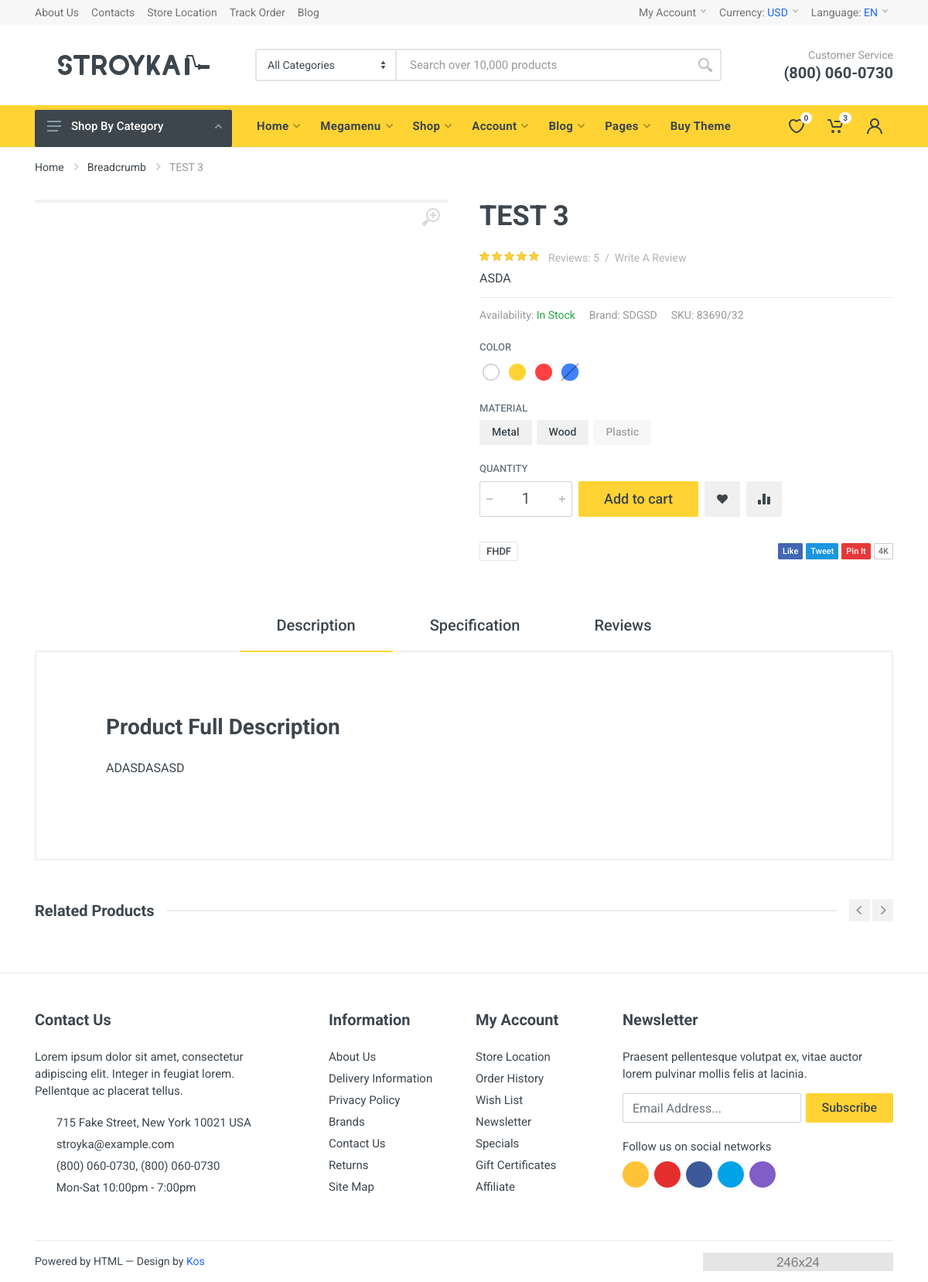
Screenshot of /product/test-3/ with the database file from the repository.
### shops/models.py (models this page shows, shortened)
class Products(models.Model):
    name = models.CharField(max_length=250, verbose_name='Имя')
    article = models.CharField( max_length=250, verbose_name='Артикль')
    slug = models.SlugField(max_length=50, unique=True, verbose_name='URL')
    description = models.TextField(verbose_name='Описание')
    available = models.BooleanField(default=True, verbose_name='Доступность')
    create = models.DateTimeField(auto_now_add=True, verbose_name='Создано')
    updated = models.DateTimeField( auto_now_add=True, verbose_name='Обновлено')
    category = models.ManyToManyField('categories', verbose_name='Категория', related_name='categories')
    tag = models.ManyToManyField('tags', verbose_name='Тэг')
    brand = models.ForeignKey('brands', on_delete=models.PROTECT, verbose_name='Брэнд', null=True)
    class Meta:
        verbose_name = "Товар"
        verbose_name_plural = "Товары"

class Brands(models.Model):
    name = models.CharField(max_length=255, verbose_name='Имя')
    slug = models.SlugField(max_length=200, db_index=True, unique=True, verbose_name='URL')
    logo = models.ImageField(upload_to='shops/brands/', verbose_name='Логотип')
    class Meta:
        verbose_name = 'Брэнд'
        verbose_name_plural = 'Брэнды'
    def __str__(self):
        return self.name

class Tags(models.Model):
    name = models.CharField(max_length=255, verbose_name='Имя')
    slug = models.SlugField(max_length=200, db_index=True, unique=True, verbose_name='URL')
    class Meta:
        verbose_name = 'Тэг'
        verbose_name_plural = 'Тэги'

### shops/views.py (the view)
# urls.py: path('product/<slug:slug>/', views.ProductDetailView.as_view(), name='product'),
class ProductDetailView(DetailView):
    model = Products
    template_name = 'shops/productdetail.html'
    context_object_name = 'product'
    slug_field = 'slug'
    def get_context_data(self, **kwargs):
        context = super().get_context_data(**kwargs)
        brand = self.object.brand
        tags = self.object.tag.all()
        selected_products = Products.objects.filter(tag__in=tags).exclude(pk=self.object.pk)
        context['brand'] = brand
        context['selected_products'] = selected_products
        context['tags'] = tags
        return context

### templates/shops/productdetail.html (shortened to what this page needs)
{% extends 'include/base.html' %}
{%load static%}
{% block content %}
<div class="site__body">
    <div class="page-header">
        <div class="page-header__container container">
            <div class="page-header__breadcrumb">
                <nav aria-label="breadcrumb">
                    <ol class="breadcrumb">
                        <li class="breadcrumb-item">
                            <a href="#">Home</a>
                            <svg class="breadcrumb-arrow" width="6px" height="9px">
                                <use xlink:href="images/sprite.svg#arrow-rounded-right-6x9"></use>
                            </svg>
                        </li>
                        <li class="breadcrumb-item">
                            <a href="">Breadcrumb</a>
                            <svg class="breadcrumb-arrow" width="6px" height="9px">
                                <use xlink:href="images/sprite.svg#arrow-rounded-right-6x9"></use>
                            </svg>
                        </li>
                        <li class="breadcrumb-item active" aria-current="page">{{product.name}}</li>
                    </ol>
                </nav>
            </div>
        </div>
    </div>
    <div class="block">
        <div class="container">
            <div class="product product--layout--standard" data-layout="standard">
                <div class="product__content">
                    <div class="product__gallery">
                        <div class="product-gallery">
                            <div class="product-gallery__featured">
                                <button class="product-gallery__zoom">
                                    <svg width="24px" height="24px">
                                        <use xlink:href="images/sprite.svg#zoom-in-24"></use>
                                    </svg>
                                </button>
                            </div>
                        </div>
                    </div>
                    <div class="product__info">
                        <h1 class="product__name">{{product.name}}</h1>
                        <div class="product__rating">
                            <div class="product__rating-stars">
                                <div class="rating">
                                    <div class="rating__body">
                                        <svg class="rating__star rating__star--active" width="13px" height="12px">
                                            <g class="rating__fill">
                                                <use xlink:href="images/sprite.svg#star-normal"></use>
                                            </g>
                                            <g class="rating__stroke">
                                                <use xlink:href="images/sprite.svg#star-normal-stroke"></use>
                                            </g>
                                        </svg>
                                        <svg class="rating__star rating__star--active" width="13px" height="12px">
                                            <g class="rating__fill">
                                                <use xlink:href="images/sprite.svg#star-normal"></use>
                                            </g>
                                            <g class="rating__stroke">
                                                <use xlink:href="images/sprite.svg#star-normal-stroke"></use>
                                            </g>
                                        </svg>
                                        <svg class="rating__star rating__star--active" width="13px" height="12px">
                                            <g class="rating__fill">
                                                <use xlink:href="images/sprite.svg#star-normal"></use>
                                            </g>
                                            <g class="rating__stroke">
                                                <use xlink:href="images/sprite.svg#star-normal-stroke"></use>
                                            </g>
                                        </svg>
                                        <svg class="rating__star rating__star--active" width="13px" height="12px">
                                            <g class="rating__fill">
                                                <use xlink:href="images/sprite.svg#star-normal"></use>
                                            </g>
                                            <g class="rating__stroke">
                                                <use xlink:href="images/sprite.svg#star-normal-stroke"></use>
                                            </g>
                                        </svg>
                                        <svg class="rating__star rating__star--active" width="13px" height="12px">
                                            <g class="rating__fill">
                                                <use xlink:href="images/sprite.svg#star-normal"></use>
                                            </g>
                                            <g class="rating__stroke">
                                                <use xlink:href="images/sprite.svg#star-normal-stroke"></use>
                                            </g>
                                        </svg>
                                    </div>
                                </div>
                            </div>
                            <div class="product__rating-legend">
                                <a href="">Reviews: {{ product.reviews.all.count }}</a><span>/</span><a href="">Write A Review</a>
                            </div>
                        </div>
                        <div class="product__description">
                            {{product.article}}
                        </div>
                        <ul class="product__meta">
                            <li class="product__meta-availability">Availability: <span class="text-success">In Stock</span></li>
                            <li>Brand: <a href="">{{product.brand}}</a></li>
                            <li>SKU: 83690/32</li>
                        </ul>
                    </div>
                    <div class="product__sidebar">
                        <form class="product__options">
                            <div class="form-group product__option">
                                <label class="product__option-label">Color</label>
                                <div class="input-radio-color">
                                    <div class="input-radio-color__list">
                                        <label class="input-radio-color__item input-radio-color__item--white" style="color: #fff;" data-toggle="tooltip" title="White">
                                            <span></span>
                                        </label>
                                        <label class="input-radio-color__item" style="color: #ffd333;" data-toggle="tooltip" title="Yellow">
                                            <span></span>
                                        </label>
                                        <label class="input-radio-color__item" style="color: #ff4040;" data-toggle="tooltip" title="Red">
                                            <span></span>
                                        </label>
                                        <label class="input-radio-color__item input-radio-color__item--disabled" style="color: #4080ff;" data-toggle="tooltip" title="Blue">
                                            <span></span>
                                        </label>
                                    </div>
                                </div>
                            </div>
                            <div class="form-group product__option">
                                <label class="product__option-label">Material</label>
                                <div class="input-radio-label">
                                    <div class="input-radio-label__list">
                                        <label>
                                            <span>Metal</span>
                                        </label>
                                        <label>
                                            <span>Wood</span>
                                        </label>
                                        <label>
                                            <span>Plastic</span>
                                        </label>
                                    </div>
                                </div>
                            </div>
                            <div class="form-group product__option">
                                <label class="product__option-label" for="product-quantity">Quantity</label>
                                <div class="product__actions">
                                    <div class="product__actions-item">
                                        <div class="input-number product__quantity">
                                            <input id="product-quantity" class="input-number__input form-control form-control-lg" type="number" min="1" value="1">
                                            <div class="input-number__add"></div>
                                            <div class="input-number__sub"></div>
                                        </div>
                                    </div>
                                    <div class="product__actions-item product__actions-item--addtocart">
                                        <button class="btn btn-primary btn-lg">Add to cart</button>
                                    </div>
                                    <div class="product__actions-item product__actions-item--wishlist">
                                        <button type="button" class="btn btn-secondary btn-svg-icon btn-lg" data-toggle="tooltip" title="Wishlist">
                                            <svg width="16px" height="16px">
                                                <use xlink:href="images/sprite.svg#wishlist-16"></use>
                                            </svg>
                                        </button>
                                    </div>
                                    <div class="product__actions-item product__actions-item--compare">
                                        <button type="button" class="btn btn-secondary btn-svg-icon btn-lg" data-toggle="tooltip" title="Compare">
                                            <svg width="16px" height="16px">
                                                <use xlink:href="images/sprite.svg#compare-16"></use>
                                            </svg>
                                        </button>
                                    </div>
                                </div>
                            </div>
                        </form>
                    </div>
                    <div class="product__footer">
                        <div class="product__tags tags">
                            <div class="tags__list">
                                {% for tag in product.tag.all %}
                                <a href="">{{ tag.name }}</a>
                                {% endfor %}
                            </div>
                        </div>
                        <div class="product__share-links share-links">
                            <ul class="share-links__list">
                                <li class="share-links__item share-links__item--type--like"><a href="">Like</a></li>
                                <li class="share-links__item share-links__item--type--tweet"><a href="">Tweet</a></li>
                                <li class="share-links__item share-links__item--type--pin"><a href="">Pin It</a></li>
                                <li class="share-links__item share-links__item--type--counter"><a href="">4K</a></li>
                            </ul>
                        </div>
                    </div>
                </div>
            </div>
            <div class="product-tabs  product-tabs--sticky">
                <div class="product-tabs__list">
                    <div class="product-tabs__list-body">
                        <div class="product-tabs__list-container container">
                            <a href="#tab-description" class="product-tabs__item product-tabs__item--active">Description</a>
                            <a href="#tab-specification" class="product-tabs__item">Specification</a>
                            <a href="#tab-reviews" class="product-tabs__item">Reviews</a>
                        </div>
                    </div>
                </div>
                <div class="product-tabs__content">
                    <div class="product-tabs__pane product-tabs__pane--active" id="tab-description">
                        <div class="typography">
                            <h3>Product Full Description</h3>
                            <p> {{ product.description|safe }}</p>
                        </div>
                    </div>
                </div>
            </div>
        </div>
    </div>
    <div class="block block-products-carousel" data-layout="grid-5" data-mobile-grid-columns="2">
        <div class="container">
            <div class="block-header">
                <h3 class="block-header__title">Related Products</h3>
                <div class="block-header__divider"></div>
                <div class="block-header__arrows-list">
                    <button class="block-header__arrow block-header__arrow--left" type="button">
                        <svg width="7px" height="11px">
                            <use xlink:href="images/sprite.svg#arrow-rounded-left-7x11"></use>
                        </svg>
                    </button>
                    <button class="block-header__arrow block-header__arrow--right" type="button">
                        <svg width="7px" height="11px">
                            <use xlink:href="images/sprite.svg#arrow-rounded-right-7x11"></use>
                        </svg>
                    </button>
                </div>
            </div>
        </div>
    </div>
</div>
{% endblock content %}

### rows the page displays
Products: name "TEST 3", reviews.all.count "5", article "ASDA", brand "SDGSD", description "ADASDASASD"
Tags: name "FHDF"
